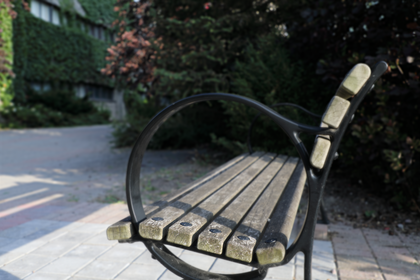
%> input picture deconvolution/output/DPDD/01.png, 420 x 280 px, shrunk from 1680 x 1120 before the run, given in place of -, which was not available
$ octave run.m   (GNU Octave 9; MATLAB toolbox functions it lacks are replaced by stand-ins)
%> lines starting %> are read from the running program, lines starting %| are printed output that depends on the picture; pictures that were not available may be replaced by others from this repository, and a replacement may not be noted
### deconvolution/dir2.m
function full_path = dir2(varargin)
    if nargin == 0
        name = '.';
    elseif nargin == 1
        name = varargin{1};
    else
        error('Too many input arguments.')
    end

    listing = dir(name);

    inds = [];
    n    = 0;
    k    = 1;

    while k <= length(listing)
        if listing(k).isdir
            inds(end + 1) = k;
        end
        k = k + 1;
    end
    listing(inds) = [];

    full_path = [];
    for k = 1:length(listing)
        file_path = listing(k).folder;
        file_name = listing(k).name;
        full_path = [full_path, string(fullfile(file_path, file_name))];
    end
    full_path = sort(full_path);

end

### deconvolution/run.m
clear all;
close all;
warning('off', 'MATLAB:MKDIR:DirectoryExists');

%% directories
dataset = 'DPDD'; % CUHK | DPDD | RealDOF
offset = './sources';

image_file_paths = dir2(fullfile(offset, 'input', dataset));
defocus_file_paths = dir2(fullfile(offset, 'defocus_map', dataset));
out_offset = fullfile('output', dataset);

% remove output directory before begin
if isdir(out_offset)
    rmdir(out_offset, 's');
end
mkdir(out_offset)

%% deconv parameter
if contains(dataset, 'CUHK')
    % for the CUHK dataset
    lambda = 1e2;
else
    % for the DPDD & RealDOF dataset
    lambda = 4.2;
end

% my parameter
quantization = 14; % max quantization bin (255/qunatization = 18)
is_gpu = true;

%% deconv start
est_time_mean = 0;
for i = 1:length(image_file_paths)
    % read images
    input = read_img(image_file_paths(i));
%> in read_img, image is the input picture: size 280x420x3 uint8; mean R, G, B 73.2, 77, 75.5

    %%%% read defocus map and make it to sigma map
    %%% This is for defocus map result of DMENet. For the results of other
    %%% methods, modify them to have proper standard deviation value for
    %%% creating spatially varying Gaussian kernels.
    defocus_map = double(imread(char(defocus_file_paths(i))))./255.0;
    defocus_map = (defocus_map * 15 - 1)/2;
    defocus_map(defocus_map < 0) = 0;
    %%%%

    % masure to have the same resolution
    [input, defocus_map] = refine_img(input, defocus_map);

    %%% quantize (results are almost the same even without the quantization)
    unique_sigma = unique(defocus_map);
%> unique_sigma = 231 values from 0 to 6.76
    quanti = double(uint8(length(unique_sigma) / quantization));
%> quanti = 17
    if quanti == 0
        quanti = 1;
    end
    % 7 should be changed for the other methods. DMENet has 7 as the max
    % sigma
    defocus_map = defocus_map / 7.;
    defocus_map = double(uint8(defocus_map * quanti))/quanti * 7.;
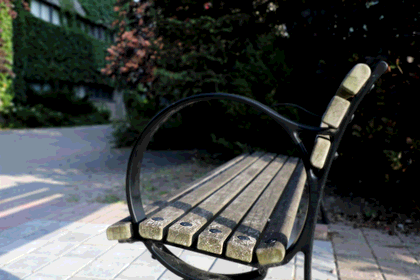
%> defocus_map: size 280x420x3 double; mean R, G, B 1.72, 1.81, 1.78; mean of the top-left, top-right, bottom-left and bottom-right quarters 0.931, 0.327, 3.78, 2.04; drawn with min black and max white


    %%% deconvolution start
%> the run ends on the next line
    [deconv_result, est_time] = DMENet_fast_deconv(input, defocus_map, lambda, is_gpu);
% [12 lines not run here, left out]
function image = read_img(path)
    image = imread(char(path));
    image = im2double(image);
    image = double(uint8(image * 255)) / 255;
end

function [in1, in2] = refine_img(in1, in2)
    sz_in1 = size(in1);
    sz_in2 = size(in2);

    in1 = in1(1:min(sz_in1(1), sz_in2(1)), 1:min(sz_in1(2), sz_in2(2)), :);
    in2 = in2(1:min(sz_in1(1), sz_in2(1)), 1:min(sz_in1(2), sz_in2(2)), :);
end

$ run again, on deconvolution/output/DPDD/02.png
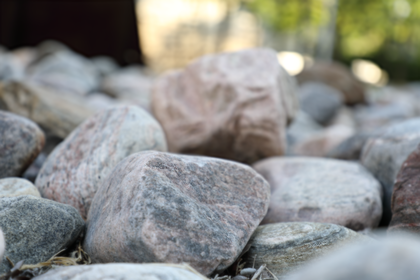
%> input picture deconvolution/output/DPDD/02.png, 420 x 280 px, shrunk from 1680 x 1120 before the run, given in place of -, which was not available
%> in read_img, image is the input picture: size 280x420x3 uint8; mean R, G, B 139.1, 140.3, 136.4
%> image: size 280x420x3 double
%> unique_sigma = 239 values from 0 to 7
%> quanti = 17
%> `defocus_map = double(uint8(defocus_map * quanti))/quanti * 7.;`:
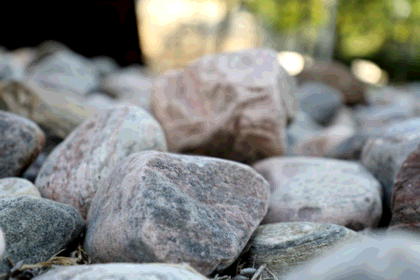
%> defocus_map: size 280x420x3 double; mean R, G, B 3.6, 3.65, 3.53; drawn with min black and max white
